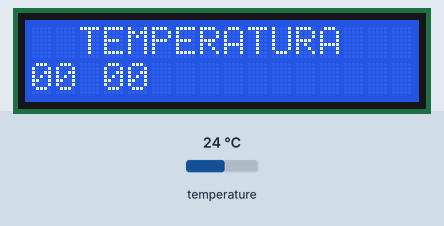
Bench run of a sketch on a simulated Arduino Uno, built with avr-gcc and run on an emulated ATmega328P. Parts: 16×2 character LCD. The test bench sets the inputs (shaded band); at power-on: temperature 24 °C.

Above: at 3.1 s.
At 4.2 s:
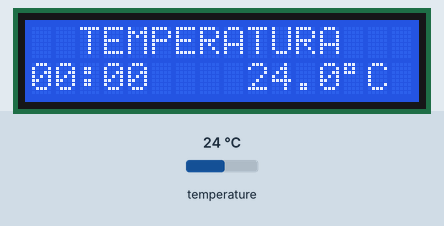
4.3 s: temperature set to 12 °C
At 9.8 s:
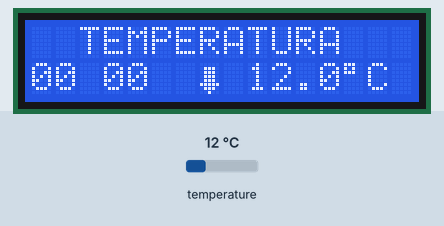
12.5 s: temperature set to 19 °C
At 14.8 s:
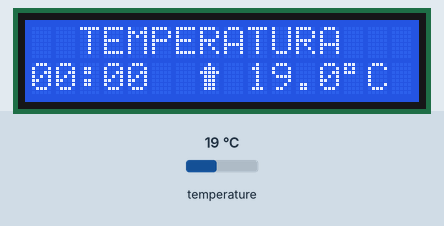
18.3 s: temperature set to 28 °C
At 19.8 s:
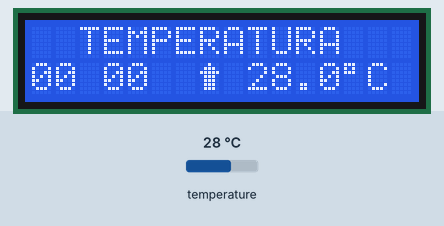
Timing chart, 0 to 21.3 s (numbered marks = the images above; inputs shaded):
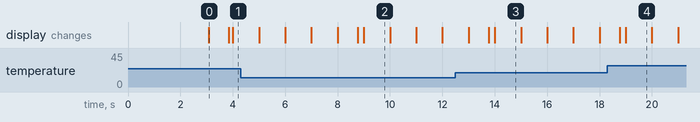

Measured:
- after the input at 4.3 s, the display: first differs from a run without the input after 4.5 s (image 2 shows a later state)
- after the input at 12.5 s, the display: first differs from a run without the input after 1.3 s (image 3 shows a later state)
- what the display in image 0 shows lasts 0.8 s, from 3.1 s to 3.9 s
- what the display in image 2 shows lasts 1.0 s, from 9.0 s to 10.0 s

The sketch:

TempOnLCD.ino
```cpp
#include <LiquidCrystal.h>
#include <OneWire.h>
#include <DallasTemperature.h>
#define ONE_WIRE_BUS 8
const int rs = 12, en = 11, d4 = 5, d5 = 4, d6 = 3, d7 = 2;
LiquidCrystal lcd(rs, en, d4, d5, d6, d7);
OneWire oneWire(ONE_WIRE_BUS);
DallasTemperature sensors(&oneWire);

byte up[] = {
  B00100,
  B01110,
  B11111,
  B01110,
  B01110,
  B01110,
  B01110,
  B00000
};

byte down[] = {
  B00000,
  B01110,
  B01110,
  B01110,
  B01110,
  B11111,
  B01110,
  B00100
};

void setup() {
  lcd.createChar(1, up);
  lcd.createChar(2, down);
  lcd.begin(16, 2);
  sensors.begin();
  lcd.print("  TEMPERATURA");
  lcd.setCursor(0,1);
  lcd.print("  HASAK  2017");
  delay(3000);
  lcd.clear();
  lcd.print("  TEMPERATURA");
}

  float tempe=-127;
 float tempt;
int last=-5;
void loop() {
  //lcd.clear();
  //lcd.setCursor(0,0);
  //lcd.print("  TEMPERATURA");
  lcd.setCursor(0,1);
  int t=millis()/1000;
  int h=t/3600;
  int m=(t%3600)/60;
  int s=(t%3600)%60;
  if(h<10)
  lcd.print("0");
  lcd.print(h);
  if(t%2==0){
    lcd.print(":");
  }
  else lcd.print(" ");
  if(m<10)
  lcd.print("0");
  lcd.print(m);
  if(t-last>=5)
  {
    last=t;
    sensors.requestTemperatures();
    tempt=sensors.getTempCByIndex(0);
    lcd.print("  ");
    if(tempe-tempt>=0.1 && tempe!=-127)
      lcd.write(2);
    else if(tempe-tempt<=-0.1 && tempe!=-127)
      lcd.write(1);
    else lcd.print(" ");
    lcd.print(" ");
    lcd.print(tempt,1);
    lcd.print("\xDF");
    lcd.print("C ");
    tempe=tempt;
  }
  delay(1);
}
```
